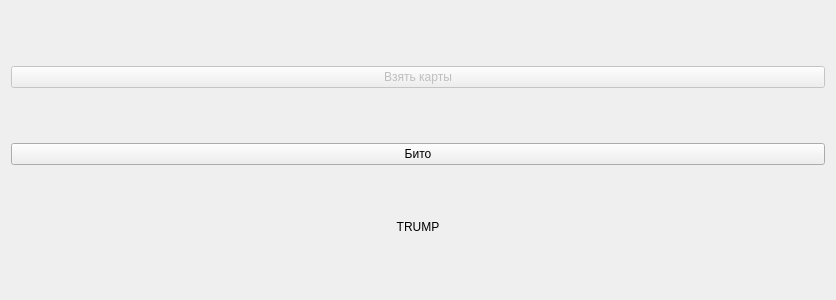
<?xml version="1.0" encoding="UTF-8"?>
<ui version="4.0">
 <class>HostPlayerWidget</class>
 <widget class="QWidget" name="HostPlayerWidget">
  <property name="geometry">
   <rect>
    <x>0</x>
    <y>0</y>
    <width>836</width>
    <height>300</height>
   </rect>
  </property>
  <property name="windowTitle">
   <string>Form</string>
  </property>
  <layout class="QHBoxLayout" name="horizontalLayout_2" stretch="1,10">
   <item>
    <layout class="QVBoxLayout" name="verticalLayout" stretch="1,0,0">
     <property name="spacing">
      <number>0</number>
     </property>
     <item>
      <widget class="QPushButton" name="takeButton">
       <property name="enabled">
        <bool>false</bool>
       </property>
       <property name="sizePolicy">
        <sizepolicy hsizetype="Minimum" vsizetype="Fixed">
         <horstretch>120</horstretch>
         <verstretch>120</verstretch>
        </sizepolicy>
       </property>
       <property name="text">
        <string>Взять карты</string>
       </property>
      </widget>
     </item>
     <item>
      <widget class="QPushButton" name="beatenButton">
       <property name="text">
        <string>Бито</string>
       </property>
      </widget>
     </item>
     <item>
      <widget class="QLabel" name="currentTrumpText">
       <property name="sizePolicy">
        <sizepolicy hsizetype="Preferred" vsizetype="Fixed">
         <horstretch>0</horstretch>
         <verstretch>0</verstretch>
        </sizepolicy>
       </property>
       <property name="text">
        <string>TRUMP</string>
       </property>
       <property name="alignment">
        <set>Qt::AlignmentFlag::AlignCenter</set>
       </property>
      </widget>
     </item>
    </layout>
   </item>
   <item>
    <layout class="QHBoxLayout" name="cardsLayout"/>
   </item>
  </layout>
 </widget>
 <resources/>
 <connections/>
</ui>
